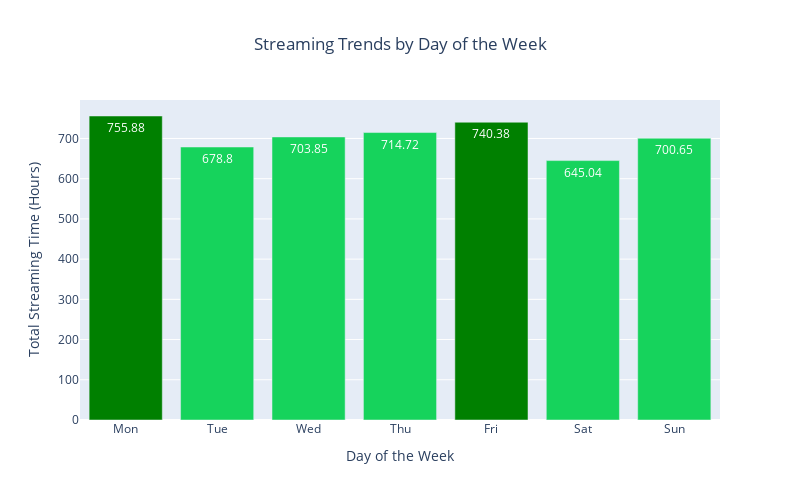

This figure's notebook cell:
### Code cell
# Analyze trends based on the day of the week
trends_by_day = spotify_data.groupby(spotify_data['ts'].dt.dayofweek).agg({
    'ms_played': lambda x: x.sum() / (1000 * 60 * 60)
    }).reset_index()

# Get the top 2 days of the week
top_days = trends_by_day.nlargest(2, 'ms_played').index

fig = px.bar(trends_by_day, x='ts', y='ms_played',
             labels={'ms_played': 'Total Streaming Time (Hours)', 'ts': 'Day of the Week'},
             title='Streaming Trends by Day of the Week')

colors = ['green' if i in top_days else '#16D35C' for i in trends_by_day.index]
fig.update_traces(marker_color=colors,
                  text=trends_by_day['ms_played'].round(2), 
                  textposition='inside', 
                  textfont=dict(color='white'))

fig.update_layout(xaxis=dict(tickmode='array', tickvals=list(range(7)), ticktext=['Mon', 'Tue', 'Wed', 'Thu', 'Fri', 'Sat', 'Sun']),
                  title=dict(text='Streaming Trends by Day of the Week', x=0.5),
                  width=800, height=500)
fig.show()

### Figure 1 — Plotly figure (JSON) as saved in the notebook; plotly's stock layout.template omitted (floating-point values rounded to 4 significant figures)
{"data": [{"alignmentgroup": "True", "hovertemplate": "Day of the Week=%{x}<br>Total Streaming Time (Hours)=%{y}<extra></extra>", "legendgroup": "", "marker": {"color": ["green", "#16D35C", "#16D35C", "#16D35C", "green", "#16D35C", "#16D35C"], "pattern": {"shape": ""}}, "name": "", "offsetgroup": "", "orientation": "v", "showlegend": false, "text": [755.9, 678.8, 703.9, 714.7, 740.4, 645.0, 700.6], "textfont": {"color": "white"}, "textposition": "inside", "type": "bar", "x": [0, 1, 2, 3, 4, 5, 6], "xaxis": "x", "y": [755.9, 678.8, 703.8, 714.7, 740.4, 645.0, 700.6], "yaxis": "y"}], "layout": {"barmode": "relative", "height": 500, "legend": {"tracegroupgap": 0}, "title": {"text": "Streaming Trends by Day of the Week", "x": 0.5}, "width": 800, "xaxis": {"anchor": "y", "domain": [0, 1], "tickmode": "array", "ticktext": ["Mon", "Tue", "Wed", "Thu", "Fri", "Sat", "Sun"], "tickvals": [0, 1, 2, 3, 4, 5, 6], "title": {"text": "Day of the Week"}}, "yaxis": {"anchor": "x", "domain": [0, 1], "title": {"text": "Total Streaming Time (Hours)"}}}}
